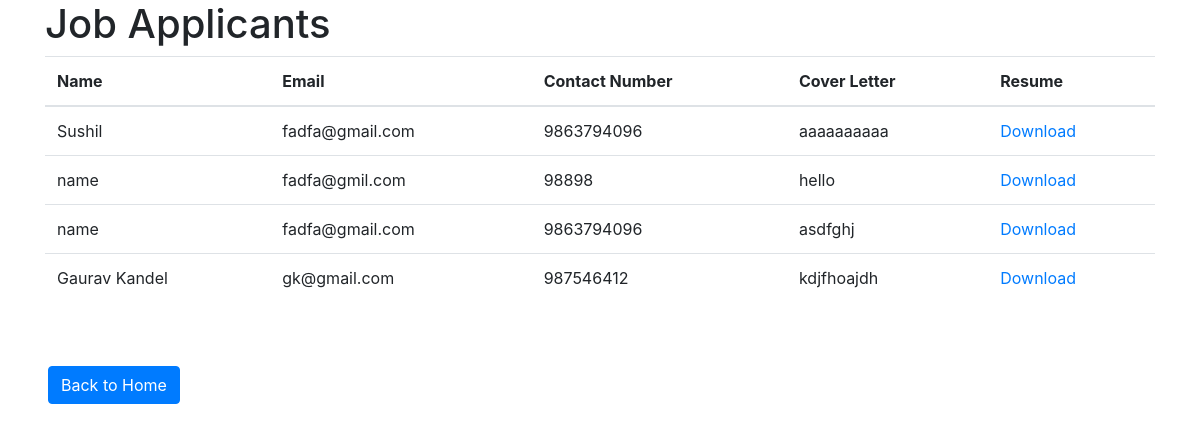
Page /viewapplications.php?id=1 on the committed database.
### tables this page shows
CREATE TABLE `applicants` (
  `applicant_id` int(11) NOT NULL,
  `user_id` int(11) DEFAULT NULL,
  `job_id` int(11) DEFAULT NULL,
  `applicant_name` varchar(255) NOT NULL,
  `contact_number` varchar(255) NOT NULL,
  `email` varchar(255) NOT NULL,
  `resume` varchar(1024) DEFAULT NULL,
  `cover_letter` text NOT NULL
);

### viewapplications.php (the view, shortened to what this page needs)
<!DOCTYPE html>
<html>
<head>
    <link rel="stylesheet" href="https://stackpath.bootstrapcdn.com/bootstrap/4.5.2/css/bootstrap.min.css">
</head>
<body>
    <div class="container">
        <h1>Job Applicants</h1>
        <table class="table">
            <thead>
                <tr>
                    <th>Name</th>
                    <th>Email</th>
                    <th>Contact Number</th>
                    <th>Cover Letter</th>
                    <th>Resume</th>
                </tr>
            </thead>
            <tbody>
                <?php
                include 'partials/config.php';
                if (isset($_GET['id'])) {
                    $jobID = $_GET['id'];
                }
                $query = "SELECT * FROM applicants where job_id = $jobID";
                $result = mysqli_query($conn, $query);
                while ($row = mysqli_fetch_assoc($result)) {
                    $name = $row['applicant_name'];
                    $email = $row['email'];
                    $contactNumber = $row['contact_number'];
                    $resumePath = $row['resume'];
                    $cover_letter = $row['cover_letter'];
                    echo "<tr>";
                    echo "<td>$name</td>";
                    echo "<td>$email</td>";
                    echo "<td>$contactNumber</td>";
                    echo "<td>$cover_letter</td>";
                    echo "<td><a href='$resumePath' target='_blank'>Download</a></td>";
                    echo "</tr>";
                }
                ?>
            </tbody>
        </table>
    </div>
    <button class="btn btn-primary m-5" type="button" onclick="location.href='index.php'">Back to Home</button>
</body>
</html>

### rows in the picture
applicants: applicant_name "Sushil", email "fadfa@gmail.com", contact_number "9863794096", cover_letter "aaaaaaaaaa"
applicants: applicant_name "name", email "fadfa@gmil.com", contact_number "98898", cover_letter "hello"
applicants: applicant_name "name", email "fadfa@gmail.com", contact_number "9863794096", cover_letter "asdfghj"
applicants: applicant_name "Gaurav Kandel", email "gk@gmail.com", contact_number "987546412", cover_letter "kdjfhoajdh"
